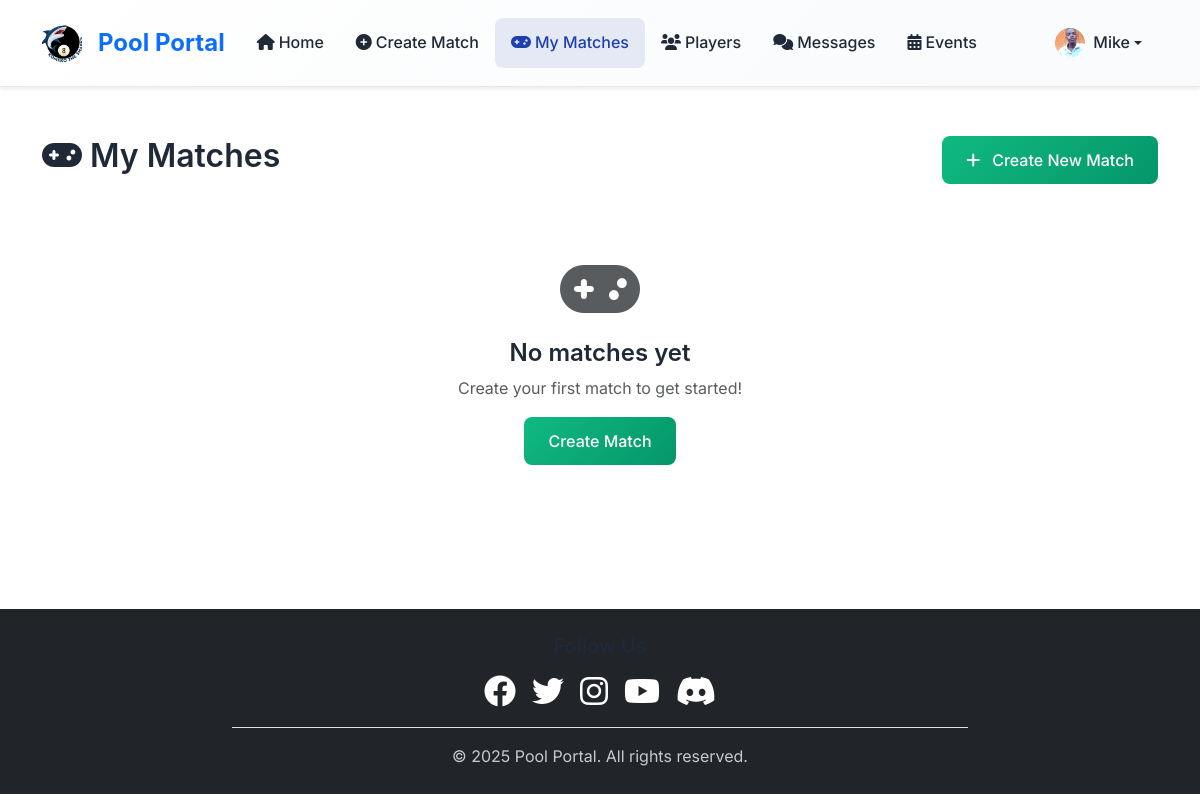
The page /matches/my-matches/ (signed in) on the database as committed earlier.
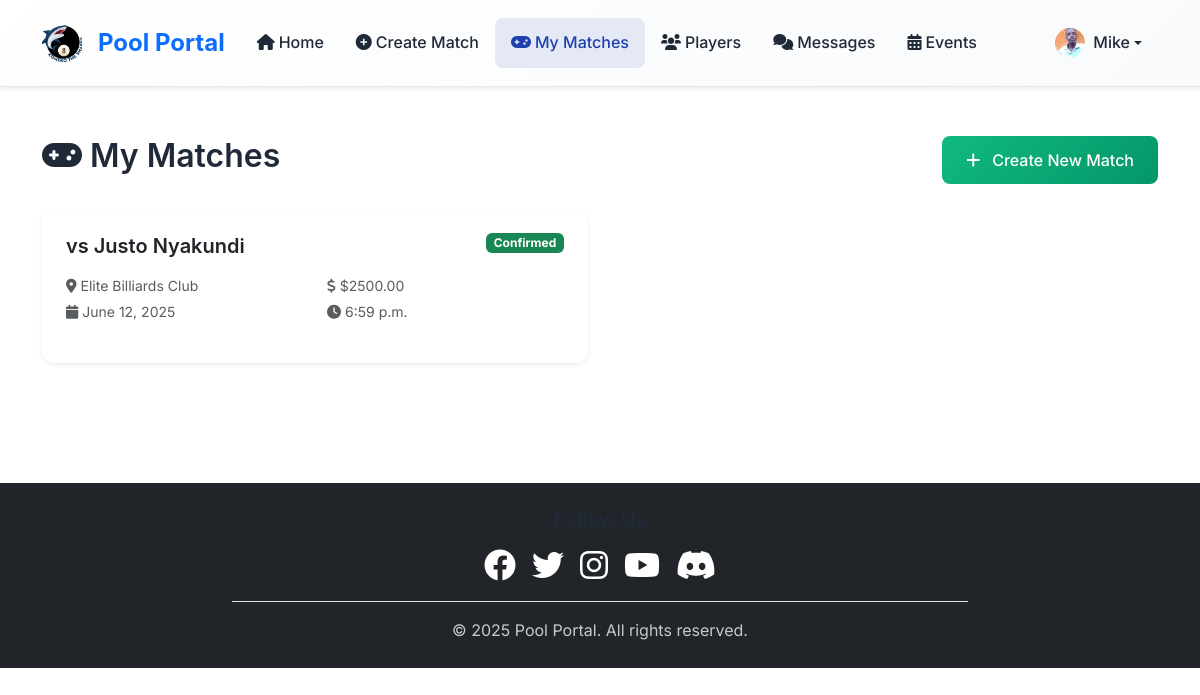
The same page on the database as committed later.
### matches/models.py (models this page shows, shortened)
class Match(models.Model):
    STATUS_CHOICES = [
        ('pending', 'Pending Confirmation'),
        ('confirmed', 'Confirmed'),
        ('cancelled', 'Cancelled'),
        ('completed', 'Completed'),
    ]
    challenger = models.ForeignKey(User, on_delete=models.CASCADE, related_name='challenged_matches')
    opponent = models.ForeignKey(User, on_delete=models.CASCADE, related_name='opponent_matches')
    venue = models.ForeignKey(Venue, on_delete=models.CASCADE)
    match_date = models.DateField()
    match_time = models.TimeField()
    bid_amount = models.DecimalField(max_digits=10, decimal_places=2)
    status = models.CharField(max_length=10, choices=STATUS_CHOICES, default='pending')
    created_at = models.DateTimeField(auto_now_add=True)
    updated_at = models.DateTimeField(auto_now=True)
    class Meta:
        ordering = ['-created_at']

class Venue(models.Model):
    name = models.CharField(max_length=100)
    address = models.TextField()
    description = models.TextField(blank=True)
    created_at = models.DateTimeField(auto_now_add=True)

### accounts/models.py (models this page shows, shortened)
class User(AbstractUser):
    USER_TYPE_CHOICES = [
        ('player', 'Player'),
        ('referee', 'Referee'),
    ]
    user_type = models.CharField(max_length=10, choices=USER_TYPE_CHOICES)
    location = models.CharField(max_length=100, blank=True)
    phone_number = models.CharField(max_length=15, blank=True, help_text="Enter your phone number")
    profile_photo = models.ImageField(upload_to='profile_photos/', blank=True, null=True)

### matches/views.py (the view)
# urls.py: path('my-matches/', views.my_matches, name='my_matches'),
@login_required
def my_matches(request):
    if request.user.user_type != 'player':
        messages.error(request, 'Only players can view matches.')
        return redirect('events:home')
    matches = Match.objects.filter(
        models.Q(challenger=request.user) | models.Q(opponent=request.user)
    ).select_related('challenger', 'opponent', 'venue')
    return render(request, 'matches/my_matches.html', {'matches': matches})

### templates/matches/my_matches.html (shortened to what this page needs)
{% extends 'base.html' %}
{% block content %}
<div class="container py-5">
    <div class="row">
        <div class="col-12">
            <div class="d-flex justify-content-between align-items-center mb-4">
                <h2><i class="fas fa-gamepad me-2"></i>My Matches</h2>
                <a href="{% url 'matches:create_match' %}" class="btn btn-success">
                    <i class="fas fa-plus me-1"></i>Create New Match
                </a>
            </div>
            {% if matches %}
                <div class="row">
                    {% for match in matches %}
                        <div class="col-lg-6 mb-4">
                            <div class="card match-card match-{{ match.status }} shadow-sm">
                                <div class="card-body">
                                    <div class="d-flex justify-content-between align-items-start mb-3">
                                        <h5 class="card-title mb-0">
                                            {% if match.challenger == user %}
                                                vs {{ match.opponent.first_name }} {{ match.opponent.last_name }}
                                            {% else %}
                                                vs {{ match.challenger.first_name }} {{ match.challenger.last_name }}
                                            {% endif %}
                                        </h5>
                                        <span class="badge bg-{% if match.status == 'pending' %}warning{% elif match.status == 'confirmed' %}success{% elif match.status == 'cancelled' %}danger{% else %}secondary{% endif %}">
                                            {{ match.get_status_display }}
                                        </span>
                                    </div>
                                    <div class="row text-muted small mb-3">
                                        <div class="col-6">
                                            <i class="fas fa-map-marker-alt me-1"></i>{{ match.venue.name }}
                                        </div>
                                        <div class="col-6">
                                            <i class="fas fa-dollar-sign me-1"></i>${{ match.bid_amount }}
                                        </div>
                                        <div class="col-6 mt-1">
                                            <i class="fas fa-calendar me-1"></i>{{ match.match_date }}
                                        </div>
                                        <div class="col-6 mt-1">
                                            <i class="fas fa-clock me-1"></i>{{ match.match_time }}
                                        </div>
                                    </div>
                                </div>
                            </div>
                        </div>
                    {% endfor %}
                </div>
            {% else %}
                <div class="text-center py-5">
                    <i class="fas fa-gamepad fa-4x text-muted mb-3"></i>
                    <h4>No matches yet</h4>
                    <p class="text-muted">Create your first match to get started!</p>
                    <a href="{% url 'matches:create_match' %}" class="btn btn-success">Create Match</a>
                </div>
            {% endif %}
        </div>
    </div>
</div>
{% endblock %}

Rows that differ between the two databases and show on the page:
added Match: challenger.first_name "Justo", challenger.last_name "Nyakundi", status "Confirmed", venue.name "Elite Billiards Club", bid_amount "2500.00", match_date "June 12, 2025", match_time "6:59 p.m."
Other text that changed with them:
text no longer shown: "No matches yet Create your first match to get started! Create Match"
